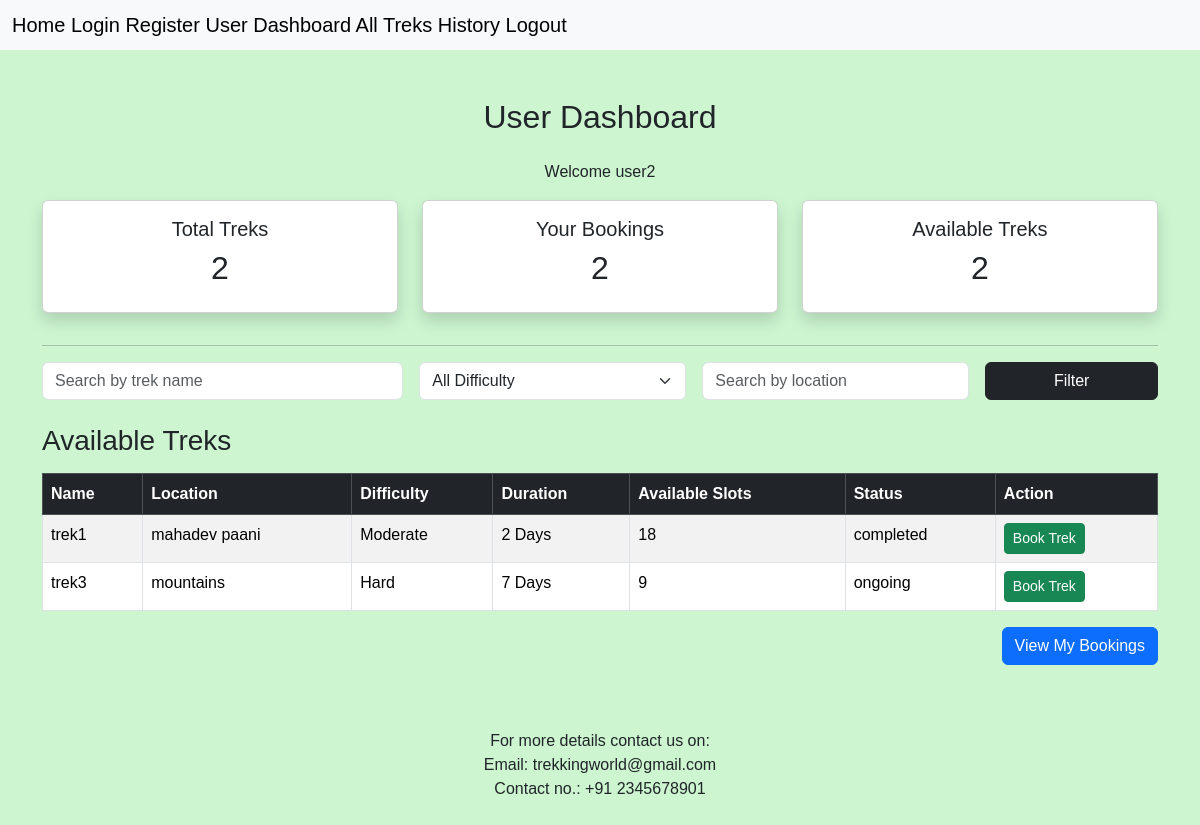
The page /user/ (signed in) on the database its author committed.
### models.py (models this page shows, shortened)
class User(UserMixin, db.Model):
    __tablename__ = "users"
    id = db.Column(db.Integer, primary_key=True)
    name = db.Column(db.String(100), nullable=False)
    age = db.Column(db.Integer, nullable=False)
    email = db.Column(db.String(120), unique=True, nullable=False)
    phone = db.Column(db.String(15), unique=True, nullable=False)
    password = db.Column(db.String(255), nullable=False)
    role = db.Column(db.String(20), nullable=False, default="user")
    status = db.Column(db.String(20), nullable=False, default="approved")
    created_at = db.Column(db.DateTime, default=lambda: datetime.now(timezone.utc))
    assigned_treks = db.relationship("Trek", back_populates="staff")
    bookings = db.relationship("Booking", back_populates="user", cascade="all, delete-orphan")

class Trek(db.Model):
    __tablename__ = "treks"
    id = db.Column(db.Integer, primary_key=True)
    name = db.Column(db.String(100), nullable=False)
    location = db.Column(db.String(100), nullable=False)
    difficulty = db.Column(db.String(30), nullable=False)
    duration = db.Column(db.Integer, nullable=False)
    total_slots = db.Column(db.Integer, nullable=False)
    available_slots = db.Column(db.Integer, nullable=False)
    start_date = db.Column(db.Date, nullable=False)
    end_date = db.Column(db.Date, nullable=False)
    description = db.Column(db.Text)
    status = db.Column(db.String(20), default="open")
    assigned_staff_id = db.Column(db.Integer, db.ForeignKey("users.id"))
    staff = db.relationship("User", back_populates="assigned_treks")
    bookings = db.relationship("Booking", back_populates="trek", cascade="all, delete-orphan")

### routes/user.py (the view)
@user_bp.route("/")
@login_required
def dashboard():
    search = request.args.get("search", "").strip()
    difficulty = request.args.get("difficulty", "").strip()
    location = request.args.get("location", "").strip()
    total_treks = Trek.query.count()
    booked_treks = Booking.query.filter_by(user_id=current_user.id).count()
    query = Trek.query.filter(Trek.available_slots > 0)
    if search:
        query = query.filter(Trek.name.ilike(f"%{search}%"))
    if difficulty:
        query = query.filter(Trek.difficulty == difficulty)
    if location:
        query = query.filter(Trek.location.ilike(f"%{location}%"))
    treks = query.all()
    available_treks = len(treks)
    return render_template(
        "user_dashboard.html",
        total_treks=total_treks,
        booked_treks=booked_treks,
        available_treks=available_treks,
        treks=treks,
        search=search,
        difficulty=difficulty,
        location=location
    )

### app.py (called while the page is built)
def create_app():
    app = Flask(__name__)
    app.config.from_object(Config)
    db.init_app(app)
    login_manager.init_app(app)
    @login_manager.user_loader
    def load_user(user_id):
        return db.session.get(User, int(user_id))
    app.register_blueprint(main_bp)
    app.register_blueprint(auth_bp, url_prefix="/auth")
    app.register_blueprint(admin_bp, url_prefix="/admin")
    app.register_blueprint(staff_bp, url_prefix="/staff")
    app.register_blueprint(user_bp, url_prefix="/user")
    with app.app_context():
        db.create_all()
    return app

### templates/user_dashboard.html (shortened to what this page needs)
{% extends "base.html" %}
{% block content %}
<div class="container mt-5">
    <h2 class="text-center mb-4">
        User Dashboard
    </h2>
    <p class="text-center">
        Welcome {{ current_user.name }}
    </p>
    <div class="row">
        <div class="col-md-4 mb-3">
            <div class="card shadow text-center">
                <div class="card-body">
                    <h5>Total Treks</h5>
                    <h2>{{ total_treks }}</h2>
                </div>
            </div>
        </div>
        <div class="col-md-4 mb-3">
            <div class="card shadow text-center">
                <div class="card-body">
                    <h5>Your Bookings</h5>
                    <h2>{{ booked_treks }}</h2>
                </div>
            </div>
        </div>
        <div class="col-md-4 mb-3">
            <div class="card shadow text-center">
                <div class="card-body">
                    <h5>Available Treks</h5>
                    <h2>{{ available_treks }}</h2>
                </div>
            </div>
        </div>
    </div>
    <hr>
    <form method="GET" action="{{ url_for('user.dashboard') }}" class="row g-3 mb-4">
        <div class="col-md-4">
            <input type="text" name="search" class="form-control" placeholder="Search by trek name" value="{{ search }}">
        </div>
        <div class="col-md-3">
            <select name="difficulty" class="form-select">
                <option value="">All Difficulty</option>
            </select>
        </div>
        <div class="col-md-3">
            <input type="text" name="location" class="form-control" placeholder="Search by location" value="{{ location }}">
        </div>
        <div class="col-md-2">
            <button type="submit" class="btn btn-dark w-100">Filter</button>
        </div>
    </form>
    <h3 class="mb-3">
        Available Treks
    </h3>
    <table class="table table-striped table-bordered">
        <thead class="table-dark">
            <tr>
                <th>Name</th>
                <th>Location</th>
                <th>Difficulty</th>
                <th>Duration</th>
                <th>Available Slots</th>
                <th>Status</th>
                <th>Action</th>
            </tr>
        </thead>
        <tbody>
        {% for trek in treks %}
            <tr>
                <td>{{ trek.name }}</td>
                <td>{{ trek.location }}</td>
                <td>{{ trek.difficulty }}</td>
                <td>{{ trek.duration }} Days</td>
                <td>{{ trek.available_slots }}</td>
                <td>{{ trek.status }}</td>
                <td>
                    <a href="{{ url_for('user.book_trek', trek_id=trek.id) }}" class="btn btn-success btn-sm">
                        Book Trek
                    </a>
                </td>
            </tr>
        {% endfor %}
        </tbody>
    </table>
    <div class="mb-3 text-end">
    <a href="{{ url_for('user.history') }}" class="btn btn-primary">
        View My Bookings
    </a>
</div>
</div>
{% endblock %}

### static/style.css (style rules this page uses)
body { background-color: rgb(204, 245, 208); font-family: Arial, sans-serif; margin: 0; padding: 0; }
a { color: black; text-decoration: none; }

### rows shown on the page
User: name "user2"
Trek: name "trek1", location "mahadev paani", difficulty "Moderate", duration "2", available_slots "18", status "completed"
Trek: name "trek3", location "mountains", difficulty "Hard", duration "7", available_slots "9", status "ongoing"

### other values the page prints
{{ total_treks }} "2"
{{ booked_treks }} "2"
{{ available_treks }} "2"
